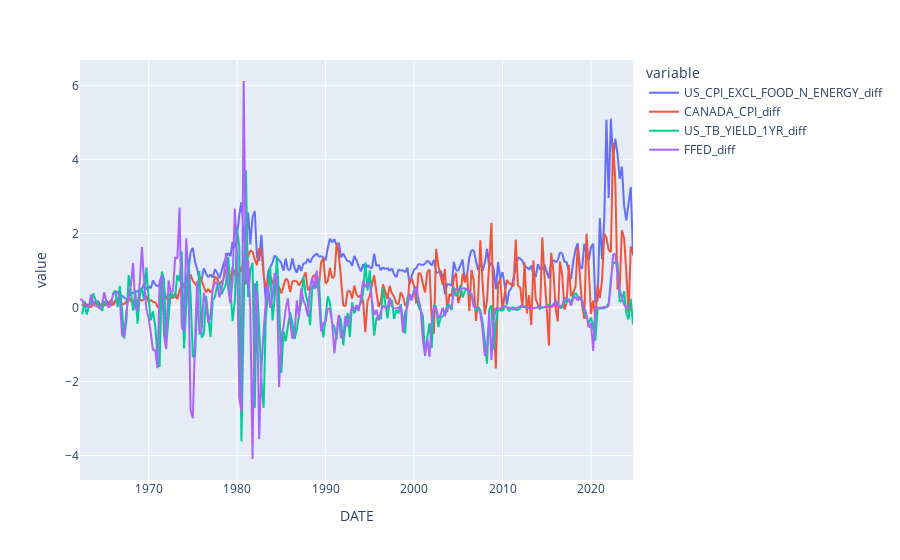

Source (notebook cell):
### Code cell
plot_features(['US_CPI_EXCL_FOOD_N_ENERGY_diff',
   'CANADA_CPI_diff',
   'US_TB_YIELD_1YR_diff'])

### Figure 1 — Plotly figure (JSON) as saved in the notebook; plotly's stock layout.template omitted (floating-point values rounded to 4 significant figures; data arrays with more than 128 entries replaced by an {"elided": "..."} marker saying what was removed)
{"data": [{"hovertemplate": "variable=US_CPI_EXCL_FOOD_N_ENERGY_diff<br>DATE=%{x}<br>value=%{y}<extra></extra>", "legendgroup": "US_CPI_EXCL_FOOD_N_ENERGY_diff", "line": {"color": "#636efa", "dash": "solid"}, "marker": {"symbol": "circle"}, "mode": "lines", "name": "US_CPI_EXCL_FOOD_N_ENERGY_diff", "showlegend": true, "type": "scattergl", "x": {"elided": "251 str values"}, "xaxis": "x", "y": {"elided": "251 float values"}, "yaxis": "y"}, {"hovertemplate": "variable=CANADA_CPI_diff<br>DATE=%{x}<br>value=%{y}<extra></extra>", "legendgroup": "CANADA_CPI_diff", "line": {"color": "#EF553B", "dash": "solid"}, "marker": {"symbol": "circle"}, "mode": "lines", "name": "CANADA_CPI_diff", "showlegend": true, "type": "scattergl", "x": {"elided": "251 str values"}, "xaxis": "x", "y": {"elided": "251 float values"}, "yaxis": "y"}, {"hovertemplate": "variable=US_TB_YIELD_1YR_diff<br>DATE=%{x}<br>value=%{y}<extra></extra>", "legendgroup": "US_TB_YIELD_1YR_diff", "line": {"color": "#00cc96", "dash": "solid"}, "marker": {"symbol": "circle"}, "mode": "lines", "name": "US_TB_YIELD_1YR_diff", "showlegend": true, "type": "scattergl", "x": {"elided": "251 str values"}, "xaxis": "x", "y": {"elided": "251 float values"}, "yaxis": "y"}, {"hovertemplate": "variable=FFED_diff<br>DATE=%{x}<br>value=%{y}<extra></extra>", "legendgroup": "FFED_diff", "line": {"color": "#ab63fa", "dash": "solid"}, "marker": {"symbol": "circle"}, "mode": "lines", "name": "FFED_diff", "showlegend": true, "type": "scattergl", "x": {"elided": "251 str values"}, "xaxis": "x", "y": {"elided": "251 float values"}, "yaxis": "y"}], "layout": {"legend": {"title": {"text": "variable"}, "tracegroupgap": 0}, "margin": {"t": 60}, "xaxis": {"anchor": "y", "domain": [0, 1], "title": {"text": "DATE"}}, "yaxis": {"anchor": "x", "domain": [0, 1], "title": {"text": "value"}}}}
